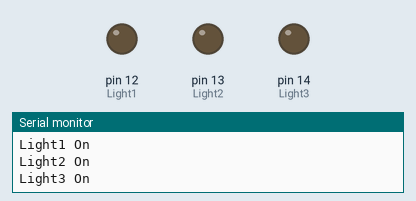
A sketch run on a simulated Arduino Uno, built with avr-gcc and run on an emulated ATmega328P. Shown: output pins drawn as LEDs (lit = HIGH), the last lines printed to the serial monitor.

Above: at 0.1 s.
At 60.1 s:
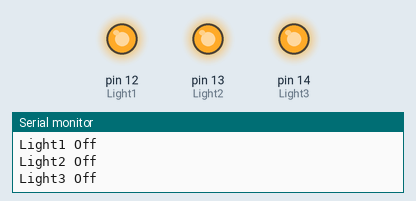
Timing chart, 0 to 121.5 s (numbered marks = the images above):
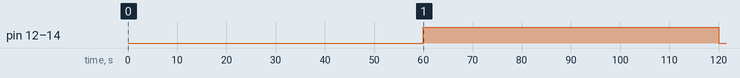

The sketch:

SmartSwitch.ino
```cpp
# define Light1 12
# define Light2 13
# define Light3 14

#define ms_per_hour  3600000
#define ms_per_min    60000
#define ms_per_sec    1000

long OnHrDelay  = 18;
long OnMinDelay = 1;

long OnHrDelayconvOn  = OnHrDelay * ms_per_hour;
long OnMinDelayconvOn = OnMinDelay * ms_per_min;
long Zone1TotalOnTime = OnHrDelayconvOn + OnMinDelayconvOn;

long OffHrDelay  = 18;
long OffMinDelay = 1;

long OffHrDelayconvOff  = OffHrDelay * ms_per_hour;
long OffMinDelayconvOff = OffMinDelay * ms_per_min;
long Zone1TotalOffTime = OffHrDelayconvOff + OffMinDelayconvOff;

void setup() {
  Serial.begin(9600);
  pinMode(Light1, OUTPUT);
  digitalWrite(Light1, HIGH);

  pinMode(Light2, OUTPUT);
  digitalWrite(Light2, HIGH);

  pinMode(Light3, OUTPUT);
  digitalWrite(Light3, HIGH);

}
void onfun()
{
  Serial.println("Light1 On");
  pinMode(Light1, OUTPUT);
  digitalWrite(Light1, LOW);

  Serial.println("Light2 On");
  pinMode(Light2, OUTPUT);
  digitalWrite(Light2, LOW);

  Serial.println("Light3 On");
  pinMode(Light3, OUTPUT);
  digitalWrite(Light3, LOW);
}

void offfun()
{
  Serial.println("Light1 Off");
  pinMode(Light1, OUTPUT);
  digitalWrite(Light1, HIGH);

  Serial.println("Light2 Off");
  pinMode(Light2, OUTPUT);
  digitalWrite(Light2, HIGH);

  Serial.println("Light3 Off");
  pinMode(Light3, OUTPUT);
  digitalWrite(Light3, HIGH);
}
void loop()
{
  onfun();
  delay(OnMinDelayconvOn);
  offfun();
  delay(OffMinDelayconvOff);

}
```

Measured:
- by itself, pin 12 (Light1), pin 13 (Light2), pin 14 (Light3): LOW → HIGH at 60.0 s, → LOW 60.0 s later
